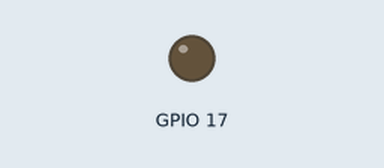
The program below on a simulated Raspberry Pi (BCM pin numbers), started with the argument 17. Parts: output pins drawn as LEDs (lit = HIGH). What the program prints to the terminal is not drawn. At 0.2 s the program stops and its outputs stay as they are.

Above: at 0.3 s.
Timing chart, 0 to 1.7 s (numbered marks = the images above):
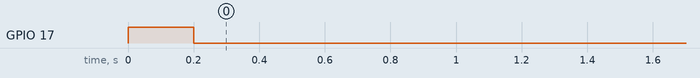

Measured:
- by itself, GPIO 17: LOW → HIGH at 0.00 s, → LOW 0.20 s later

The program:

led_blink.py
```python
import sys
import RPi.GPIO as GPIO
import time
GPIO.setmode(GPIO.BCM)
GPIO.setwarnings(False)

PIN = int(sys.argv[1])

GPIO.setup(PIN, GPIO.OUT)

GPIO.output(PIN, GPIO.HIGH)
time.sleep(0.2)
GPIO.output(PIN, GPIO.LOW)

print '{"httpCode": "200", "type": "SUCCESS", "message": "Blick successful (pin '+str(PIN)+')."}'
```
